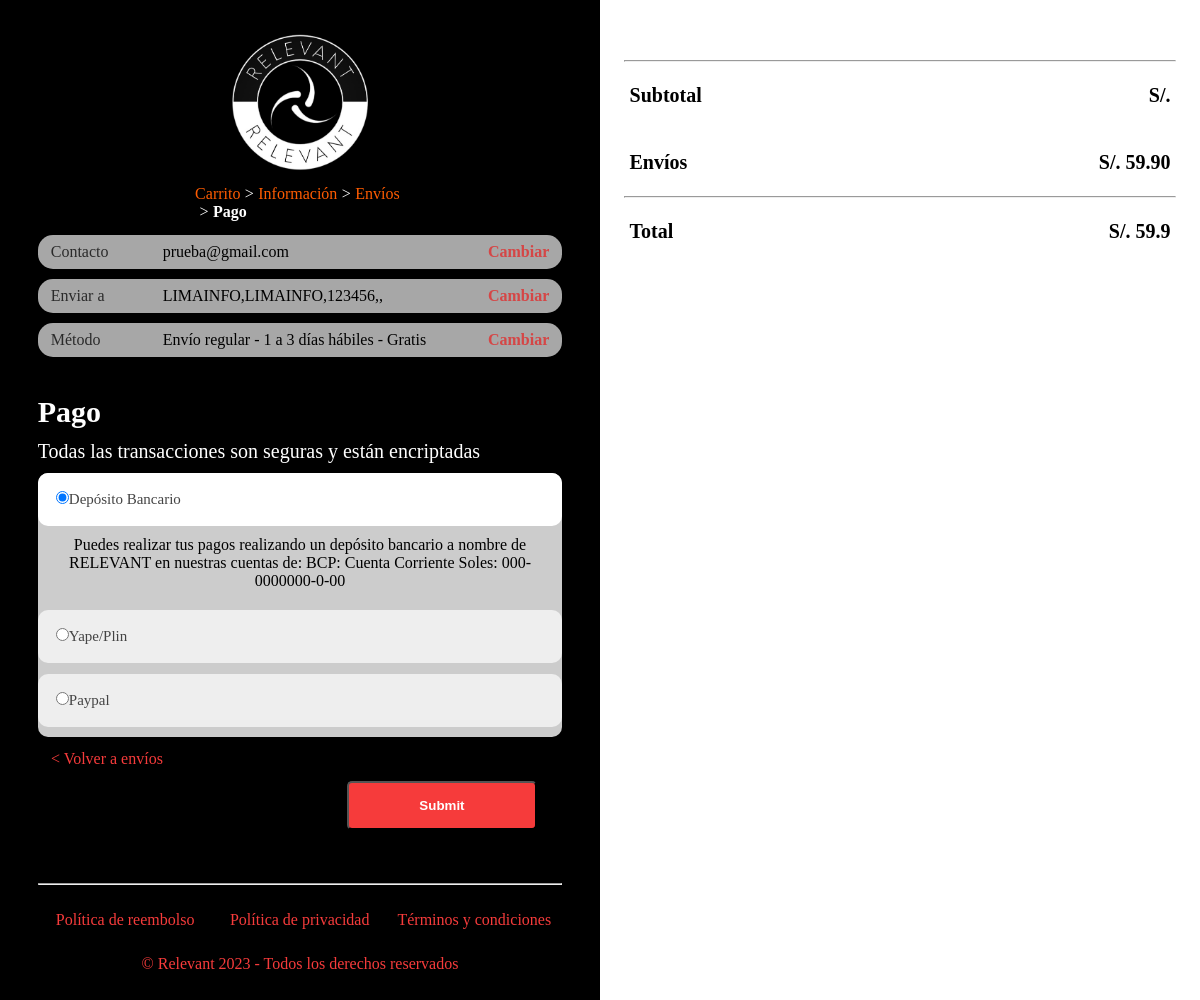
Screenshot of /pago.php (signed in) with the database file from the repository.
### tables this page shows
CREATE TABLE `usuario_informacion` (
  `id_usuarioinfo` int(11) NOT NULL,
  `id_usuario` int(11) NOT NULL,
  `pais` varchar(100) NOT NULL,
  `direccion` varchar(100) NOT NULL,
  `referencia` varchar(100) NOT NULL,
  `codigo_postal` int(11) NOT NULL,
  `ciudad` varchar(100) NOT NULL,
  `region` varchar(100) NOT NULL,
  `telefono` int(11) NOT NULL
);

CREATE TABLE `metodos_pagos` (
  `id_pago` int(11) NOT NULL,
  `tipo_pago` varchar(100) NOT NULL,
  `descripcion` varchar(1000) NOT NULL,
  `instrucciones` varchar(1000) NOT NULL
);

CREATE TABLE `envio_venta` (
  `id_tipoenvio` int(11) NOT NULL,
  `id_usuario` int(11) NOT NULL,
  `tipoenvio` decimal(10,2) NOT NULL
);

### pago.php (the view, shortened to what this page needs)
<?php
include './bd/conexion.php';
$consultametodo = "SELECT * FROM metodos_pagos WHERE id_pago='1'";
$resultado_metodo = mysqli_query($conexion, $consultametodo);
while ($metodofila = mysqli_fetch_array($resultado_metodo)) {
  $tipo_pago = $metodofila['tipo_pago'];
  $descricion = $metodofila['descripcion'];
}
$consultametodo2 = "SELECT * FROM metodos_pagos WHERE id_pago='2'";
$resultado_metodo2 = mysqli_query($conexion, $consultametodo2);
while ($metodofila2 = mysqli_fetch_array($resultado_metodo2)) {
  $tipo_pago2 = $metodofila2['tipo_pago'];
}
$consultametodo3 = "SELECT * FROM metodos_pagos WHERE id_pago='3'";
$resultado_metodo3 = mysqli_query($conexion, $consultametodo3);
while ($metodofila3 = mysqli_fetch_array($resultado_metodo3)) {
  $tipo_pago3 = $metodofila3['tipo_pago'];
}
$consultainfousuario = "SELECT * FROM usuario_informacion WHERE id_usuario=" . $_SESSION['id'];
$resultadoconsulta = mysqli_query($conexion, $consultainfousuario);
while ($fila = mysqli_fetch_array($resultadoconsulta)) {
  $pais = $fila['pais'];
  $direccion = $fila['direccion'];
  $codigo_postal = $fila['codigo_postal'];
  $ciudad = $fila['ciudad'];
  $region = $fila['region'];
}
?>
<html>
<head>
  <link rel="stylesheet" href="css/style_pago.css" />
</head>
<body>
  <div class="contenido_pago">
    <div class="form">
      <div class="logo">
        <a href="#"><img src="imagenes/logo.png" alt="" /></a>
      </div>
      <nav class="migas_pan">
        <ol>
          <li class="migas"><a href="">Carrito</a></li>
          <li class="signo">&#62;</li>
          <li class="migas"><a href="">Información</a></li>
          <li class="signo">&#62;</li>
          <li class="migas"><a href="">Envíos</a></li>
          <li class="signo">&#62;</li>
          <li class="migas_select">Pago</li>
        </ol>
      </nav>
      <div class="contenido_general">
        <div class="contenido">
          <div class="informacion">
            <div class="texto">Contacto</div>
            <div class="correo"><?php echo $_SESSION['correo'] ?></div>
            <div class="d_cambiar">
              <a href="Informacion.php">Cambiar</a>
            </div>
          </div>
          <div class="informacion">
            <div class="texto">Enviar a</div>
            <div class="correo"><?php echo $direccion . "," . $ciudad . "," . $codigo_postal . "," . $region . "," . $pais ?></div>
            <div class="d_cambiar">
              <a href="Informacion.php">Cambiar</a>
            </div>
          </div>
          <div class="informacion">
            <div class="texto">Método</div>
            <div class="correo">
              Envío regular - 1 a 3 días hábiles - Gratis
            </div>
            <div class="d_cambiar"><a href="Envio.php">Cambiar</a></div>
          </div>
        </div>
        <div class="pagogeneral">
          <form action="form_procesar_pago.php" method="POST">
            <div class="titulo">
              <h3>Pago</h3>
              <h4>Todas las transacciones son seguras y están encriptadas</h4>
            </div>
            <div class="metodos_pago">
              <div class="cont">
                <div class="acordion active"><input type="radio" value="<?php echo $tipo_pago ?>" name="metodo_pago"><?php echo $tipo_pago ?></div>
                <div class="panel">
                  <p>
                    <?php echo $descricion ?>
                  </p>
                </div>
              </div>
              <div class="cont">
                <div class="acordion"><input type="radio" name="metodo_pago" value="<?php echo $tipo_pago2 ?>"><?php echo $tipo_pago2 ?></div>
              </div>
              <div class="cont">
                <div class="acordion"><input type="radio" name="metodo_pago" value="<?php echo $tipo_pago3 ?>"><?php echo $tipo_pago3 ?></div>
              </div>
            </div>
            <div class="botones">
              <div class="btnenvios">
                <a href="Envio.php">&#60; Volver a envíos</a>
              </div>
              <div class="btn_cpago">
                <input type="submit" name="finalizar_pedido">Finalizar el pedido</input>
              </div>
            </div>
          </form>
        </div>
      </div>
      <div class="pie">
        <hr />
        <div class="submenu">
          <ul>
            <li>
              <a href="reembolso.php" target="_blank">Política de reembolso</a>
            </li>
            <li>
              <a href="privacidad.php" target="_blank">Política de privacidad</a>
            </li>
            <li>
              <a href="terminos.php" target="_blank">Términos y condiciones</a>
            </li>
          </ul>
        </div>
        <p>&copy; Relevant 2023 - Todos los derechos reservados</p>
      </div>
    </div>
    <div class="product">
      <?php
      include './bd/conexion.php';
      $consulta_carritoTotal = "SELECT SUM(total) AS total_suma FROM carrito WHERE id_usuario = '" . $_SESSION['id'] . "'";
      $resultado_carritoTotal = mysqli_query($conexion, $consulta_carritoTotal);
      $consulta_envio = "SELECT * FROM envio_venta WHERE id_usuario='" . $_SESSION['id'] . "'";
      $resultado_envio = mysqli_query($conexion, $consulta_envio);
      while ($resultado_fila = mysqli_fetch_array($resultado_carritoTotal)) {
        $Subtotal = $resultado_fila['total_suma'];
      }
      while ($envio_fila = mysqli_fetch_array($resultado_envio)) {
        $envio = $envio_fila['tipoenvio'];
      }
      $totalg = $Subtotal + $envio;
      ?>
      <div class="montos">
        <hr />
        <div class="cont_monto">
          <div class="text">
            <p>Subtotal</p>
          </div>
          <div class="precio">
            <p><?php echo "S/. " . $Subtotal ?></p>
          </div>
        </div>
        <div class="cont_monto">
          <div class="text">
            <p>Envíos</p>
          </div>
          <div class="precio">
            <p><?php echo "S/. " . $envio ?></p>
          </div>
        </div>
        <hr />
        <div class="cont_monto">
          <div class="text">
            <p>Total</p>
          </div>
          <div class="precio">
            <p><?php echo "S/. " . $totalg ?></p>
          </div>
        </div>
      </div>
    </div>
  </div>
</body>
</html>

### css/style_pago.css (style rules this page uses)
* { margin: 0; padding: 0; }
.contenido_pago { width: 100%; overflow: auto; }
.contenido_pago .form { width: 46%; float: left; padding: 2%; background-color: #000000; }
.contenido_pago .product { width: 46%; float: right; padding: 2%; padding-top: 5%; }
.contenido_pago .form .logo { width: 70%; padding-left: 15%; padding-right: 15%; text-align: center; }
.contenido_pago .form .logo a img { width: 50%; }
.contenido_pago .migas_pan { width: 40%; overflow: auto; padding-left: 31%; padding-right: 31%; }
.contenido_pago .migas_pan ol { width: 100%; }
.contenido_pago .migas_pan ol li { list-style: none; float: left; }
.contenido_pago .migas_pan ol li a { color: #ff5c00; text-decoration: none; }
.contenido_pago .migas_pan .migas_select { color: #ffffff; font-weight: bold; }
.contenido_pago .migas_pan .signo { color: #ffffff; padding-left: 2%; padding-right: 2%; }
.contenido_general { width: 100%; }
.contenido_general .contenido { width: 95%; padding: 2.5%; }
.contenido_general .contenido .informacion { width: 97%; padding: 1.5%; background-color: #a7a7a7; overflow: auto; border-radius: 15px; margin-bottom: 2%; }
.contenido_general .contenido .informacion .texto { width: 22%; float: left; opacity: 75%; padding-left: 1%; }
.contenido_general .contenido .informacion .correo { width: 56%; float: left; }
.contenido_general .contenido .informacion .d_cambiar { float: right; width: 20%; padding-right: 1%; }
.contenido_general .contenido .informacion .d_cambiar a { float: right; text-decoration: none; color: #d54646; font-weight: bold; }
.contenido_general .pagogeneral { width: 95%; padding: 2.5%; }
.contenido_general .pagogeneral .titulo { width: 100%; }
.contenido_general .pagogeneral .titulo h3 { color: #ffffff; font-weight: bold; font-size: 30px; padding-bottom: 2%; }
.contenido_general .pagogeneral .titulo h4 { color: #ffffff; font-weight: lighter; font-size: 20px; padding-bottom: 2%; }
.contenido_general .metodos_pago { width: 100%; background-color: #ccc; border-radius: 10px; }
.contenido_general .metodos_pago .cont { width: 100%; padding-bottom: 2%; }
.contenido_general .metodos_pago .acordion { background-color: #eee; color: #444; cursor: pointer; padding: 18px; border: none; text-align: left; outline: none; font-size: 15px; transition: 0.4s; border-radius: 10px; }
.contenido_general .metodos_pago .active, .acordion:hover { background-color: #ffffff; }
.panel { padding: 0 18px; background-color: #ccc; max-height: 0; overflow: hidden; transition: max-height 0.2s ease-out; }
.contenido_general .metodos_pago .cont .panel p { text-align: center; padding: 2%; }
.contenido_pago .form .botones { width: 95%; padding: 2.5%; }
.contenido_pago .form .botones .btnenvios { width: 100%; }
.contenido_pago .form .botones .btnenvios a { text-decoration: none; color: #f63b3b; }
.contenido_pago .form .botones .btn_cpago { width: 95%; display: flex; justify-content: end; flex-direction: row-reverse; padding: 2.5%; }
.contenido_pago .form .botones .btn_cpago input[type="submit"] { width: 40%; cursor: pointer; padding-top: 15px; padding-bottom: 15px; background-color: #f63b3b; border-radius: 5px; text-decoration: none; font-weight: bold; color: #ffffff; }
.contenido_pago .form .pie { width: 95%; padding: 2.5%; }
.contenido_pago .form .pie .submenu { width: 100%; overflow: auto; }
.contenido_pago .form .pie .submenu ul li { width: 33.3%; float: left; text-align: center; padding-top: 5%; }
.contenido_pago .form .pie .submenu ul li a { text-decoration: none; color: #f63b3b; }
.contenido_pago .form .pie p { clear: both; color: #f63b3b; padding-top: 5%; text-align: center; }
.contenido_pago .product .montos { width: 100%; padding-bottom: 5%; }
.contenido_pago .product .montos p { font-weight: bold; font-size: 20px; }
.contenido_pago .product .montos .cont_monto { width: 100%; overflow: auto; }
.contenido_pago .product .montos .cont_monto .text { width: 48%; float: left; padding-left: 1%; padding-right: 1%; padding-bottom: 4%; padding-top: 4%; }
.contenido_pago .product .montos .cont_monto .precio { width: 48%; float: right; padding-left: 1%; padding-right: 1%; padding-bottom: 4%; padding-top: 4%; }
.contenido_pago .product .montos .cont_monto .precio p { text-align: end; }

### rows the page displays
usuario_informacion: direccion "LIMAINFO", ciudad "LIMAINFO", codigo_postal "123456"
metodos_pagos: tipo_pago "Depósito Bancario", descripcion "Puedes realizar tus pagos realizando un depósito bancario a nombre de RELEVANT en nuestras cuentas de: BCP: Cuenta Corriente Soles: 000-0000000-0-00"
metodos_pagos: tipo_pago "Yape/Plin"
metodos_pagos: tipo_pago "Paypal"
envio_venta: tipoenvio "59.90", tipoenvio "59.9"

### other values shown
$_SESSION['correo'] "prueba@gmail.com"
